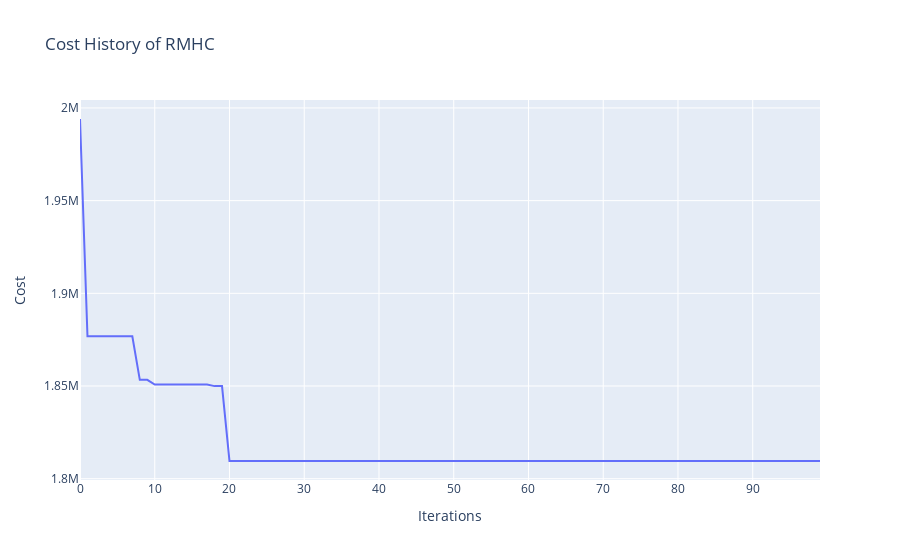

The code cell stored with this chart in its notebook:
### Code cell
fig = go.Figure()
fig.add_trace(go.Scatter(y=history, mode='lines', name='Cost History'))
fig.update_layout(title='Cost History of RMHC', xaxis_title='Iterations', yaxis_title='Cost')
fig.show()
